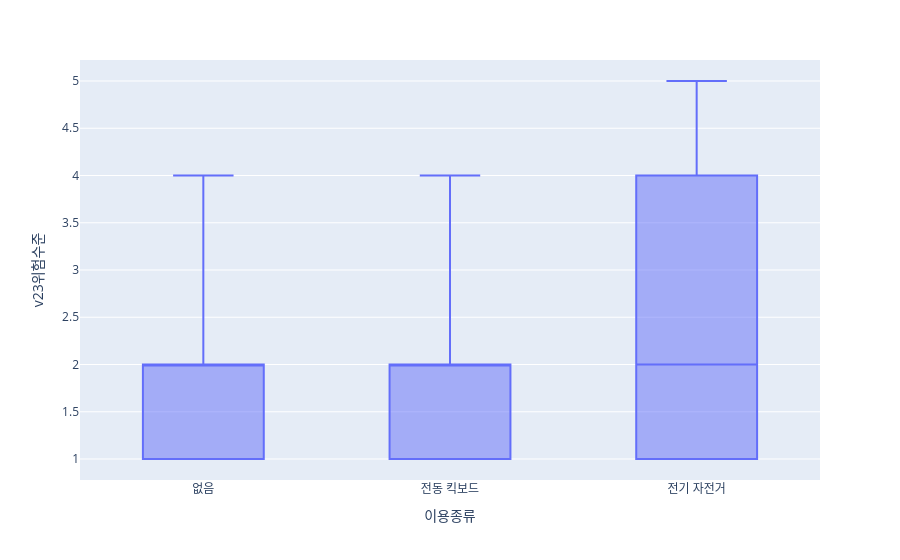
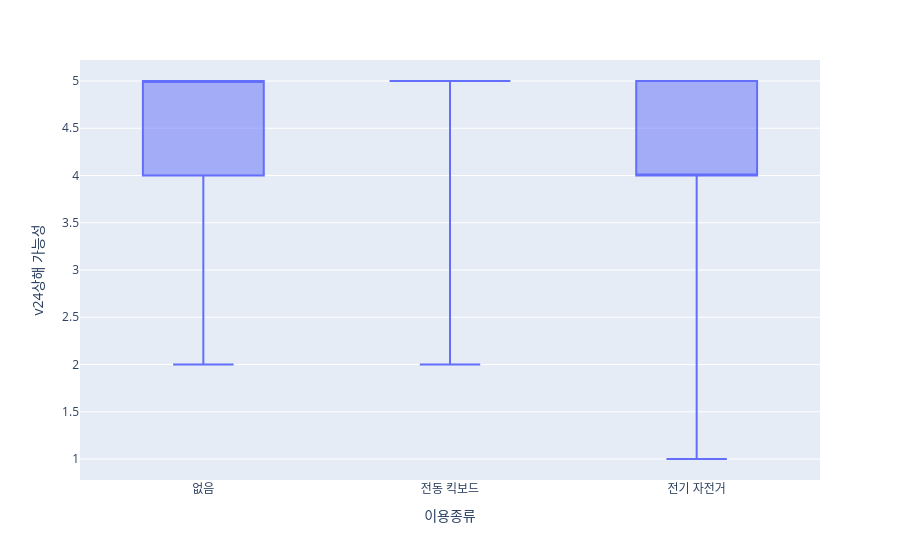
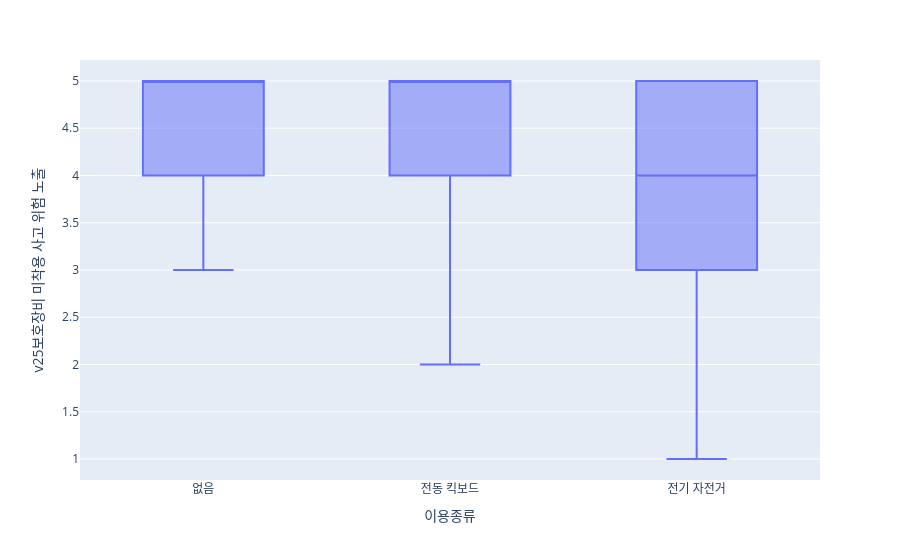
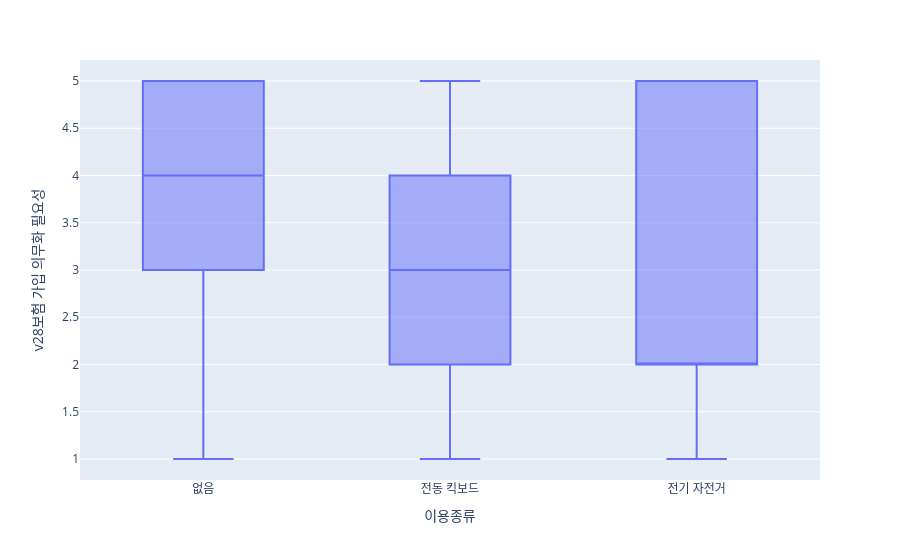

Write notebook code for charts like these, in order.
### Code cell
data['이용종류라벨'] = data['v4이용종류'].map({1: '전동 킥보드', 2: '전기 자전거', 3: '없음'})

# ANOVA 분석 + 유의한 열 추출
significant_columns = []
use_levels = data['v4이용종류'].dropna().unique()

for col in columns_to_test:
    groups = [data[data['v4이용종류'] == use][col].dropna() for use in use_levels]
    if all(len(g) > 1 for g in groups):
        f_stat, p_value = f_oneway(*groups)
        if p_value < 0.05:
            significant_columns.append(col)

# 박스플롯 생성 (산점도 제거)
for col in significant_columns:
    fig = px.box(
        data,
        x="이용종류라벨",
        y=col,
        points=False,
        labels={"이용종류라벨": "이용종류", col: col}
    )
    fig.show()

### Figure 1 — Plotly figure (JSON) as saved in the notebook; plotly's stock layout.template omitted (floating-point values rounded to 4 significant figures; data arrays with more than 128 entries replaced by an {"elided": "..."} marker saying what was removed)
{"data": [{"alignmentgroup": "True", "boxpoints": false, "hovertemplate": "이용종류=%{x}<br>v23위험수준=%{y}<extra></extra>", "legendgroup": "", "marker": {"color": "#636efa"}, "name": "", "notched": false, "offsetgroup": "", "orientation": "v", "showlegend": false, "type": "box", "x": {"elided": "200 str values"}, "x0": " ", "xaxis": "x", "y": {"elided": "200 int values"}, "y0": " ", "yaxis": "y"}], "layout": {"boxmode": "group", "legend": {"tracegroupgap": 0}, "margin": {"t": 60}, "xaxis": {"anchor": "y", "domain": [0, 1], "title": {"text": "이용종류"}}, "yaxis": {"anchor": "x", "domain": [0, 1], "title": {"text": "v23위험수준"}}}}

### Figure 2 — Plotly figure (JSON) as saved in the notebook; plotly's stock layout.template omitted (floating-point values rounded to 4 significant figures; data arrays with more than 128 entries replaced by an {"elided": "..."} marker saying what was removed)
{"data": [{"alignmentgroup": "True", "boxpoints": false, "hovertemplate": "이용종류=%{x}<br>v24상해 가능성=%{y}<extra></extra>", "legendgroup": "", "marker": {"color": "#636efa"}, "name": "", "notched": false, "offsetgroup": "", "orientation": "v", "showlegend": false, "type": "box", "x": {"elided": "200 str values"}, "x0": " ", "xaxis": "x", "y": {"elided": "200 int values"}, "y0": " ", "yaxis": "y"}], "layout": {"boxmode": "group", "legend": {"tracegroupgap": 0}, "margin": {"t": 60}, "xaxis": {"anchor": "y", "domain": [0, 1], "title": {"text": "이용종류"}}, "yaxis": {"anchor": "x", "domain": [0, 1], "title": {"text": "v24상해 가능성"}}}}

### Figure 3 — Plotly figure (JSON) as saved in the notebook; plotly's stock layout.template omitted (floating-point values rounded to 4 significant figures; data arrays with more than 128 entries replaced by an {"elided": "..."} marker saying what was removed)
{"data": [{"alignmentgroup": "True", "boxpoints": false, "hovertemplate": "이용종류=%{x}<br>v25보호장비 미착용 사고 위험 노출=%{y}<extra></extra>", "legendgroup": "", "marker": {"color": "#636efa"}, "name": "", "notched": false, "offsetgroup": "", "orientation": "v", "showlegend": false, "type": "box", "x": {"elided": "200 str values"}, "x0": " ", "xaxis": "x", "y": {"elided": "200 int values"}, "y0": " ", "yaxis": "y"}], "layout": {"boxmode": "group", "legend": {"tracegroupgap": 0}, "margin": {"t": 60}, "xaxis": {"anchor": "y", "domain": [0, 1], "title": {"text": "이용종류"}}, "yaxis": {"anchor": "x", "domain": [0, 1], "title": {"text": "v25보호장비 미착용 사고 위험 노출"}}}}

### Figure 4 — Plotly figure (JSON) as saved in the notebook; plotly's stock layout.template omitted (floating-point values rounded to 4 significant figures; data arrays with more than 128 entries replaced by an {"elided": "..."} marker saying what was removed)
{"data": [{"alignmentgroup": "True", "boxpoints": false, "hovertemplate": "이용종류=%{x}<br>v28보험 가입 의무화 필요성=%{y}<extra></extra>", "legendgroup": "", "marker": {"color": "#636efa"}, "name": "", "notched": false, "offsetgroup": "", "orientation": "v", "showlegend": false, "type": "box", "x": {"elided": "200 str values"}, "x0": " ", "xaxis": "x", "y": {"elided": "200 int values"}, "y0": " ", "yaxis": "y"}], "layout": {"boxmode": "group", "legend": {"tracegroupgap": 0}, "margin": {"t": 60}, "xaxis": {"anchor": "y", "domain": [0, 1], "title": {"text": "이용종류"}}, "yaxis": {"anchor": "x", "domain": [0, 1], "title": {"text": "v28보험 가입 의무화 필요성"}}}}
